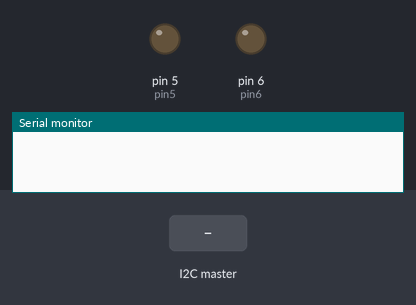
This sketch was run on a simulated Arduino Uno, built with avr-gcc and run on an emulated ATmega328P. On the bench: output pins drawn as LEDs (lit = HIGH), the last lines printed to the serial monitor. The inputs (shaded band) are chosen by the test bench.

Above: at 1.2 s.
1.3 s: the I2C master sends the byte 1
At 2.5 s:
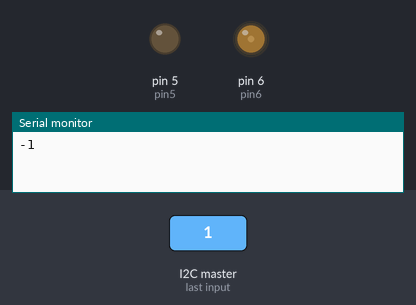
2.8 s: the I2C master sends the byte 1
At 3.7 s:
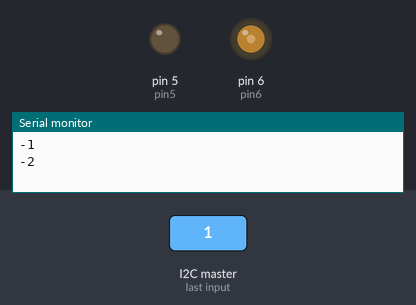
Timing chart, 0 to 5.8 s (numbered marks = the images above; inputs shaded):
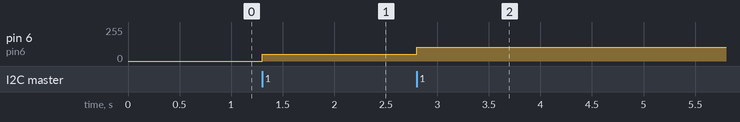

Measured:
- after the input at 1.3 s, pin 6 (pin6): 0/255 → 51/255 at once
- after the input at 2.8 s, pin 6 (pin6): 51/255 → 102/255 at once

The sketch:

Arduino_Esclavo_2.ino
```cpp
#include <Wire.h>

int pin5=5;//Entrada 2 puente H
int pin6=6;//Entrada 7 puente H
int bit0;
int bit1;

int cont=0;
int volt0;
int volt1;

void setup() {
  pinMode(pin5,OUTPUT);
  pinMode(pin6,OUTPUT);

  Wire.begin(1);
  Wire.onReceive(receiveEvent);

  Serial.begin(9600);

}

void receiveEvent(int howMany){
//Lectura de bytes
  //Si hay dos bytes disponibles
  if(Wire.available()==2){
    bit0=Wire.read();
    //Serial.print("Bit 0= ");
    //Serial.println(bit0);
  }
  //Si hay un byte disponible
  if(Wire.available()==1){
    bit1=Wire.read();
    //Serial.print("Bit 1= ");
    //Serial.println(bit1);
  }

  if(bit0==1){

    if(cont<5){
      cont++;
      Serial.println(cont);
    }

    //cont++;
    //Serial.println(cont);
  }
  if(bit1==1){

    if(cont>-5){
      cont--;
      Serial.println(cont);
    }

    //cont--;
    //Serial.println(cont);
  }


}

void loop() {
  if(cont>0){
    volt0=cont*51;
    analogWrite(pin5,volt0);
    analogWrite(pin6,0);
  }
  else{
    if(cont<0){
      volt1=cont*51*-1;
      analogWrite(pin5,0);
      analogWrite(pin6,volt1);
    }
  }
  //analogWrite(pin5,volt0);
  //analogWrite(pin6,volt1);
}
```
